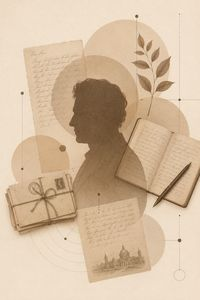
#> input picture covers/biology/cover-01.jpg, 200 x 300 px
$ python -i build_cover_assets.py   (imports and definitions only)
#> lines starting #> are read from the running program, lines starting #| are printed output that depends on the picture
#!/usr/bin/env python3
from __future__ import annotations

import json
import re
import shutil
import sys
import unicodedata
from dataclasses import dataclass
from pathlib import Path
from statistics import mean

from PIL import Image, ImageOps

TARGET_W = 200
TARGET_H = 300
JPEG_QUALITY = 80
MAX_BYTES = 40 * 1024
RESAMPLING = Image.Resampling.LANCZOS
SUPPORTED_EXTS = {'.png', '.PNG'}
RESERVED_FILES = {'README.md', 'build_cover_assets.py', 'catalog.json'}

CATEGORY_ALIASES = {
    'article': 'everyday_live',
    'biography': 'history',
    'demo': 'nature',
    'dialogue': 'languages',
    'fairy_tale': 'fairy_tales',
    'history': 'history',
    'instruction': 'survival',
    'legend': 'legends',
    'mythology': 'fantasy',
    'popular_science': 'science',
    'science_fiction': 'science_fiction',
    'short_story': 'fantasy',
    'travel': 'travel',
}
CUSTOM_COVERS = {
    'krakow_walk_flagship': 'travel/cover_02',
}
DEFAULT_FAMILY = 'nature'


@dataclass
class CoverStat:
    family_id: str
    filename: str
    bytes_size: int


# [12 lines left out: function snake_case, not called in this run]


def display_name(category_id: str) -> str:
    return ' '.join(part.capitalize() for part in category_id.split('_'))


def average_border_color(image: Image.Image) -> tuple[int, int, int]:
    rgb = image.convert('RGB')
    w, h = rgb.size
    samples = [
        rgb.getpixel((0, 0)),
        rgb.getpixel((w - 1, 0)),
        rgb.getpixel((0, h - 1)),
        rgb.getpixel((w - 1, h - 1)),
        rgb.getpixel((w // 2, 0)),
        rgb.getpixel((w // 2, h - 1)),
        rgb.getpixel((0, h // 2)),
        rgb.getpixel((w - 1, h // 2)),
    ]
    return tuple(int(sum(px[i] for px in samples) / len(samples)) for i in range(3))


def fit_cover(source_path: Path) -> Image.Image:
#> called with source_path = 'biology/cover-01.jpg'
    with Image.open(source_path) as img:
#> img is the input picture: PIL image 200x300 RGB; mean R, G, B 212.3, 187.7, 160.1
        img = ImageOps.exif_transpose(img)
        bg = average_border_color(img)
#> in average_border_color, `samples = [ rgb.getpixel((0, 0)), rgb.getpixel((w - 1, 0)), rgb.getpix..`: samples = [(236, 218, 196), (240, 222, 202), (239, 222, 202), (240, 222, 202), (240, 223, 203), (239, 222, 202), (239, 224, 203), (220, 191, 159)]
#> bg = (236, 218, 196)
        if img.mode not in ('RGB', 'RGBA'):
            img = img.convert('RGBA') if 'A' in img.getbands() else img.convert('RGB')
        if img.mode == 'RGBA':
            background = Image.new('RGBA', img.size, bg + (255,))
            background.alpha_composite(img)
            img = background.convert('RGB')
        else:
            img = img.convert('RGB')

        fitted = ImageOps.contain(img, (TARGET_W, TARGET_H), method=RESAMPLING)
        canvas = Image.new('RGB', (TARGET_W, TARGET_H), bg)
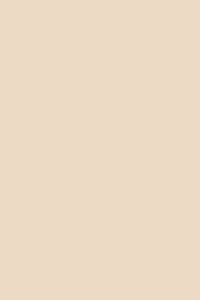
#> canvas: PIL image 200x300 RGB; mean R, G, B 236, 218, 196
        x = (TARGET_W - fitted.width) // 2
#> x = 0
        y = (TARGET_H - fitted.height) // 2
#> y = 0
        canvas.paste(fitted, (x, y))
        return canvas


# [150 lines left out: functions write_progressive_jpeg, repo_size_bytes, validate_output, build_catalog, main, not called in this run]


# [2 lines not run here, left out]

>>> result = fit_cover('biology/cover-01.jpg')
